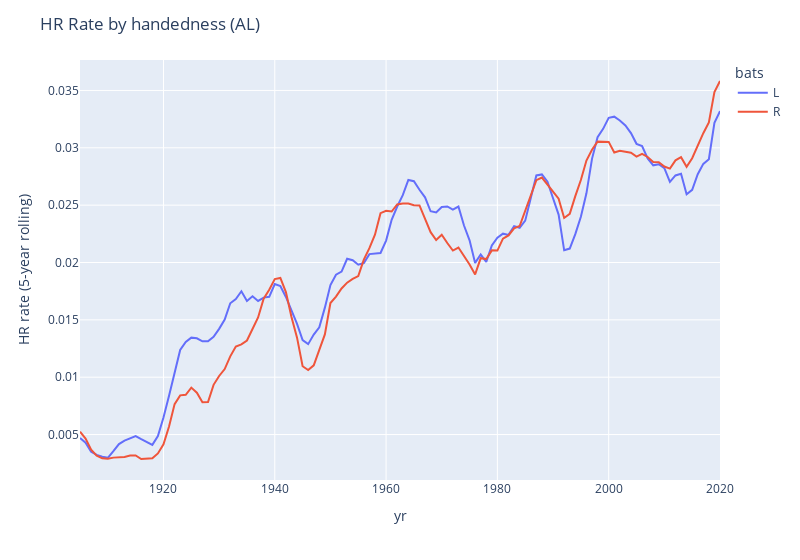
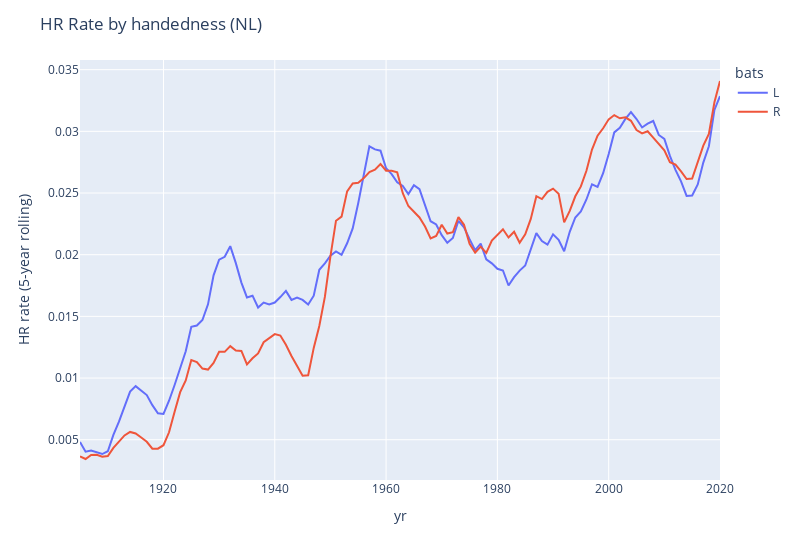

Source (notebook cell) for these figures, in order:
### Code cell
# Visualize each league's trend (I tried putting it all on one chart, but it was too busy)
for lg in ('AL', 'NL'):
    fig = px.line(bat_rolling_rates[lg][['L', 'R']], labels={'value': 'HR rate (5-year rolling)'})
    fig.update_layout(width=800, title=f"HR Rate by handedness ({lg})")
    fig.write_image(f'output/hr_rates_by_handedness_{lg}.png')
    fig.show()

# Looks like the LH/RH effect from 1910-1950 was strong in both leagues
